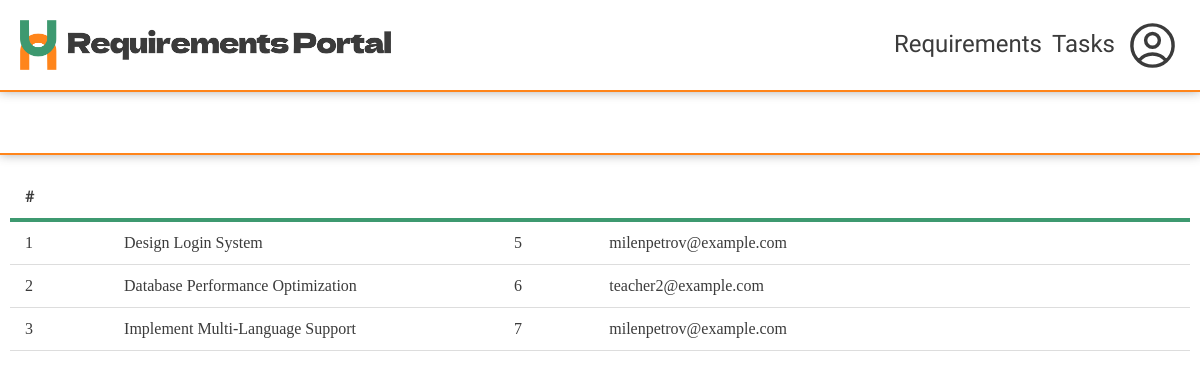
Page /task/index.php (signed in) on the committed database.
### tables this page shows
CREATE TABLE IF NOT EXISTS tasks (
    id INT AUTO_INCREMENT PRIMARY KEY,
    title VARCHAR(100) NOT NULL,
    user_group ENUM('5','6','7') DEFAULT '5',
    user_id INT NOT NULL,
    created_at TIMESTAMP DEFAULT CURRENT_TIMESTAMP,
    FOREIGN KEY (user_id) REFERENCES users(id) ON DELETE CASCADE
);

CREATE TABLE IF NOT EXISTS users (
    id INT AUTO_INCREMENT PRIMARY KEY,
    username VARCHAR(50) NOT NULL UNIQUE,
    email VARCHAR(100) NOT NULL UNIQUE,
    password VARCHAR(255) NOT NULL,
    user_group ENUM('teacher', '5','6','7') NOT NULL DEFAULT '5',
    created_at TIMESTAMP DEFAULT CURRENT_TIMESTAMP
);

### app/database/DatabaseConnection.php (called while the page is built, shortened)
<?php
require_once __DIR__ . '/DatabaseBootstrapper.php';
class DatabaseConnection {
    private static $instance = null;
    private $connection;
    private function __construct() {
        try {
            $dsn = "mysql:host=" . DB_HOST . ";charset=utf8mb4";
            $tempConn = new PDO($dsn, DB_USER, DB_PASS);
            $tempConn->setAttribute(PDO::ATTR_ERRMODE, PDO::ERRMODE_EXCEPTION);
            $bootstrapper = new DatabaseBootstrapper($tempConn);
            $dsn = "mysql:host=" . DB_HOST . ";dbname=" . DB_NAME . ";charset=utf8mb4";
            $this->connection = new PDO($dsn, DB_USER, DB_PASS);
            $this->connection->setAttribute(PDO::ATTR_ERRMODE, PDO::ERRMODE_EXCEPTION);
        } catch (PDOException $e) {
            die("Database connection failed: " . $e->getMessage());
        }
    }
    public static function getInstance() {
        if (!self::$instance) {
            self::$instance = new DatabaseConnection();
        }
        return self::$instance;
    }
    public function getConnection() {
        return $this->connection;
    }
}

### app/database/DatabaseBootstrapper.php (called while the page is built, shortened)
<?php
class DatabaseBootstrapper
{
    public function __construct($connection)
    {
        $this->conn = $connection;
    }
    private function needsInitialization()
    {
        try {
            return false;
        } catch (PDOException $e) {
            return true;
        }
    }
}

### app/services/TaskService.php (called while the page is built, shortened)
<?php
require_once __DIR__ . '/../database/DatabaseConnection.php';
class TaskService
{
    private static $instance = null;
    public static function getInstance()
    {
        if (self::$instance == null) {
            self::$instance = new TaskService();
        }
        return self::$instance;
    }
    private $db;
    private function __construct()
    {
        $this->db = DatabaseConnection::getInstance()->getConnection();
    }
    public function getTasks($user_group = "")
    {
        try {
            $sql = "SELECT t.*, u.email,
                    (SELECT COUNT(*) FROM `taskRequirements` WHERE task_id = t.id AND status = 'in_progress') AS pendingCount,
                    (SELECT COUNT(*) FROM `taskRequirements` WHERE task_id = t.id AND status = 'complete') AS completedCount
                FROM `tasks` t
                LEFT JOIN `users` u ON t.user_id = u.id";
            $stmt = $this->db->query($sql);
            $result = $stmt->fetchAll();
            return $result;
        } catch (Exception $e) {
            throw new Exception(($translations['error'] ?? 'Error') . ': ' . $e->getMessage());
        }
    }
}
?>

### public/task/index.php (the view, shortened to what this page needs)
<?php
$authUser = $_SESSION['auth_user'];
require_once __DIR__ . '/../../app/services/TaskService.php';
$taskService = TaskService::getInstance();
$tasks = array();
try {
    $tasks = $taskService->getTasks(
        $authUser['user_group'] === 'teacher' ? '' : $authUser['user_group'],
    );
} catch (Exception $e) {
    $tasksError = $e->getMessage();
}
?>
<?php require_once __DIR__ . '/../common/header.php'; ?>
<div class="title-container">
</div>
<div class="content">
    <table class="task-table">
        <thead>
            <tr>
                <th>#</th>
                <th><?= $translations['title']; ?></th>
                <?php if ($authUser['user_group'] === 'teacher'): ?>
                    <th><?= $translations['user_group']; ?></th>
                <?php endif; ?>
                <th><?= $translations['creator']; ?></th>
                <th><?= $translations['status']; ?></th>
            </tr>
        </thead>
        <tbody id="tasksBody">
            <?php foreach ($tasks as $idx => $task): ?>
                <tr class="task-entry" data-id="<?= $task['id']; ?>">
                    <td>
                        <?= $idx + 1 ?>
                    </td>
                    <td class="title">
                        <?= $task['title']; ?>
                    </td>
                    <?php if ($authUser['user_group'] === 'teacher'): ?>
                        <td>
                            <?= $task['user_group']; ?>
                        </td>
                    <?php endif; ?>
                    <td>
                        <?= $task['email']; ?>
                    </td>
                    <td>
                    </td>
                </tr>
            <?php endforeach; ?>
        </tbody>
    </table>
    <p class="no-rows">
    </p>
</div>
<?php require_once __DIR__ . '/../common/footer.php'; ?>

### public/assets/css/main.css (style rules this page uses)
body { --main-color: #007bff; --main-color-secondary: #0056b3; --main-color-opaque: rgba(0, 123, 255, 0.3); --orange: #ff851b; --orange-secondary: #e67312; --green: #3d9970; --green-secondary: #358f61; --danger: #ff0000; --danger-secondary: #b70808; --white: #fff; --off-white: #fff; --text: #3b3b3b; --gray-1: #333; --gray-2: #666; --gray-3: #ddd; --gray-4: #ddd; --gray-5: #f4f4f4; --gray-6: #f9f9f9; --gray-7: #f1f1f1; --gray-8: #f4f4f9; --black: black; --black-opaque: rgba(0, 0, 0, 0.1); font-family: "Merriweather", serif; margin: 0; padding: 0; background-color: var(--off-white); color: var(--text); }
table { width: 100%; border-collapse: collapse; margin: 20px 0; font-size: 16px; text-align: left; }
th, td { padding: 12px 15px; border-bottom: 1px solid var(--gray-3); border-top: 1px solid var(--gray-3); flex: 1; }
td.title { width: 30vw; }
th { font-weight: bold; border: none; border-bottom: 4px solid var(--green); font-family: "Dela Gothic One", serif; }
tr:nth-child(even) { background-color: var(--white); }
.title-container { display: flex; justify-content: space-between; align-items: center; color: var(--text); }
.title-container:not(.secondary) { position: sticky; top: 90px; background: white; z-index: 1; margin: -10px -10px 10px; padding: 10px; border-bottom: 2px solid var(--orange); box-shadow: 0px 0px 10px 0px rgba(59, 59, 59, .4); }
.no-rows { text-align: center; padding: 50px 0; font-style: italic; }

### rows in the picture
tasks: title "Design Login System", user_group "5", user.email "milenpetrov@example.com"
tasks: title "Database Performance Optimization", user_group "6", user.email "teacher2@example.com"
tasks: title "Implement Multi-Language Support", user_group "7", user.email "milenpetrov@example.com"

### other values in the picture
$translations['requirements'] "Requirements"
$translations['tasks'] "Tasks"
